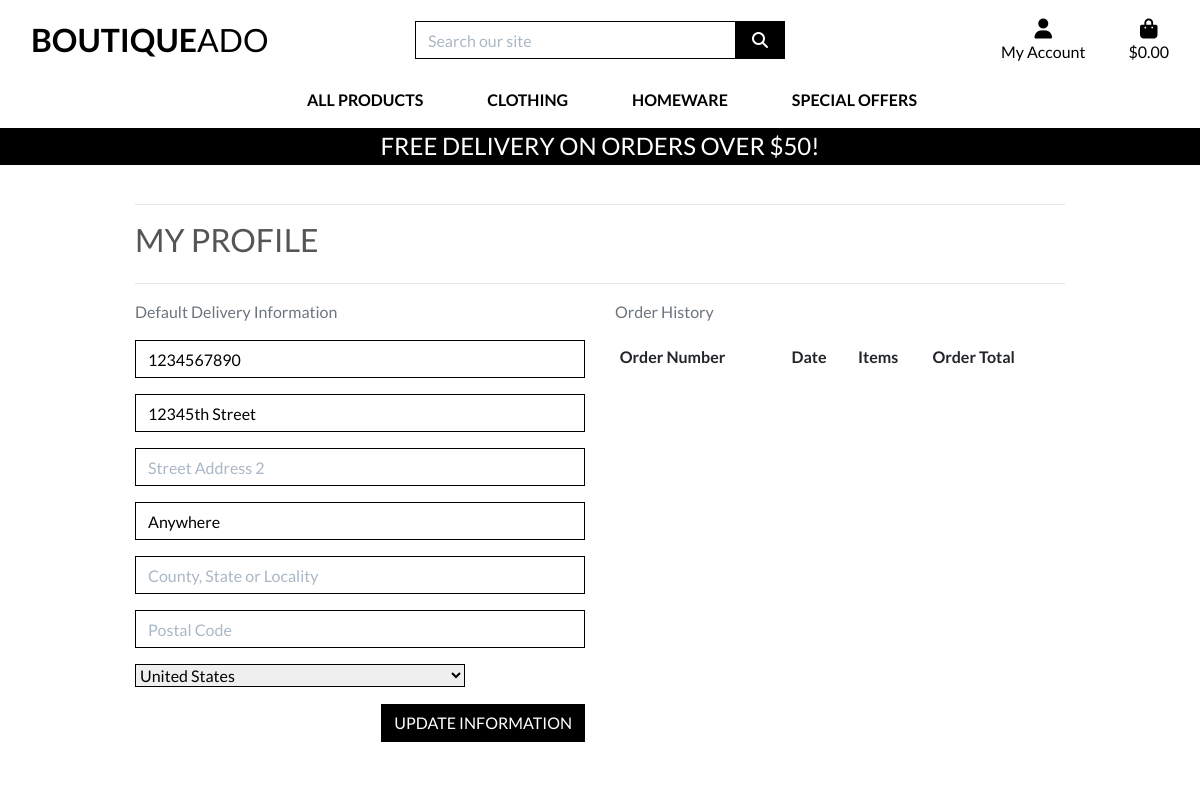
The page /profile/ (signed in) on the database as committed earlier.
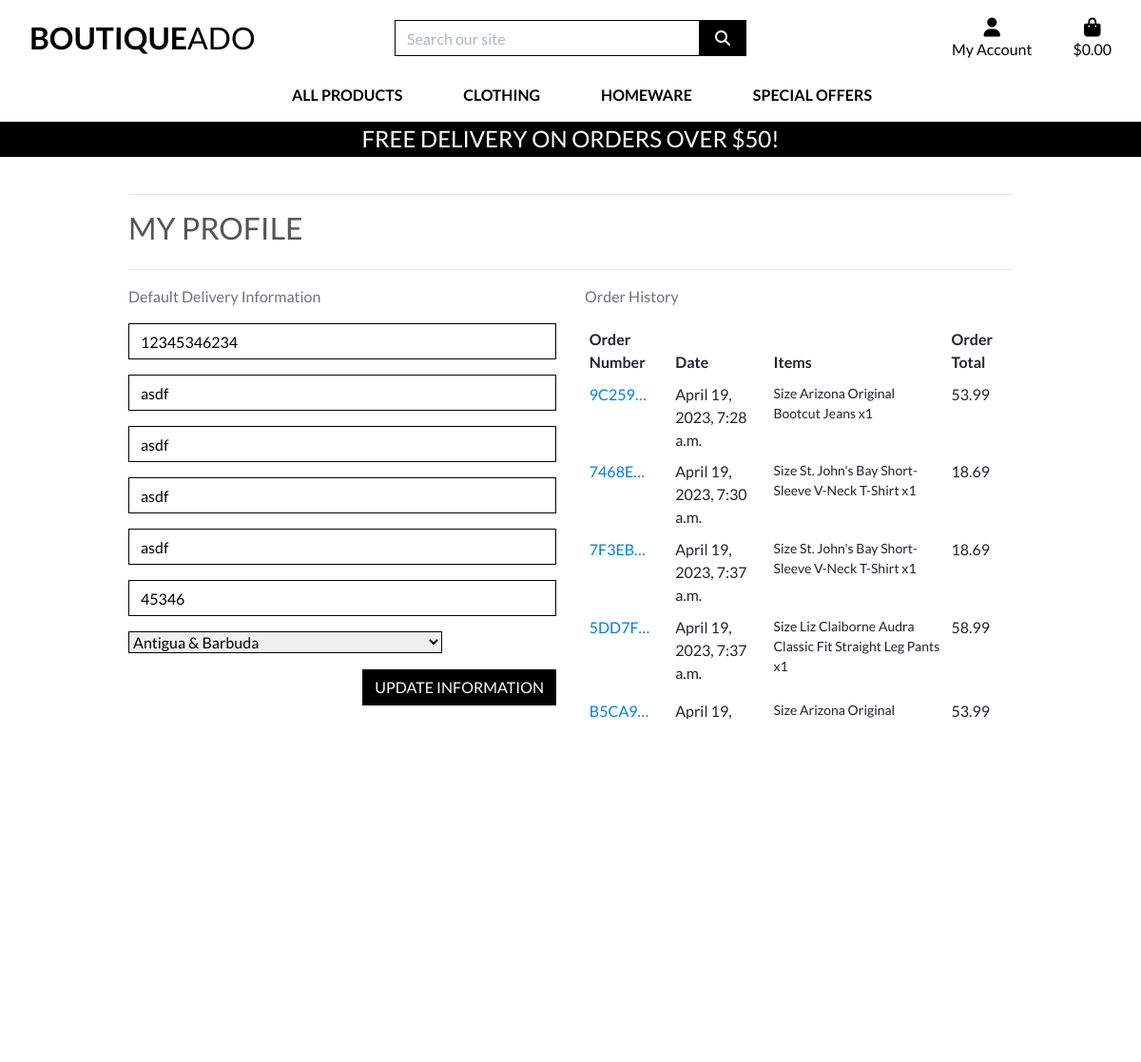
The same page on the database as committed later.
### profiles/models.py (models this page shows, shortened)
class UserProfile(models.Model):
    user = models.OneToOneField(User, on_delete=models.CASCADE)
    default_phone_number = models.CharField(max_length=20, null=True, blank=True)
    default_street_addres1 = models.CharField(max_length=80, null=True, blank=True)
    default_street_addres2 = models.CharField(max_length=80, null=True, blank=True)
    default_town_or_city = models.CharField(max_length=40, null=True, blank=True)
    default_county = models.CharField(max_length=80, null=True, blank=True)
    default_postcode = models.CharField(max_length=20, null=True, blank=True)
    default_country = CountryField(blank_label='Country', null=True, blank=True)

### checkout/models.py (models this page shows, shortened)
class Order(models.Model):
    order_number = models.CharField(max_length=32, null=False, editable=False)
    user_profile = models.ForeignKey(UserProfile, on_delete=models.SET_NULL, null=True, blank=True, related_name='orders')
    full_name = models.CharField(max_length=50, null=False, blank=False)
    email = models.EmailField(max_length=254, null=False, blank=False)
    phone_number = models.CharField(max_length=20, null=False, blank=False)
    country = CountryField(blank_label='Country *', null=False, blank=False)
    postcode = models.CharField(max_length=20, null=True, blank=True)
    town_or_city = models.CharField(max_length=40, null=False, blank=False)
    street_addres1 = models.CharField(max_length=80, null=False, blank=False)
    street_addres2 = models.CharField(max_length=80, null=True, blank=True)
    county = models.CharField(max_length=80, null=True, blank=True)
    date = models.DateTimeField(auto_now_add=True)
    delivery_cost = models.DecimalField(max_digits=6, decimal_places=2, null=False, default=0)
    order_total = models.DecimalField(max_digits=10, decimal_places=2, null=False, default=0)
    grand_total = models.DecimalField(max_digits=10, decimal_places=2, null=False, default=0)
    original_bag = models.TextField(null=False, blank=False, default='')
    stripe_pid = models.CharField(max_length=254, null=False, blank=False, default='')

class OrderLineItem(models.Model):
    order = models.ForeignKey(Order, null=False, on_delete=models.CASCADE, related_name='lineitems')
    product = models.ForeignKey(Product, null=False, blank=False, on_delete=models.CASCADE)
    product_size = models.CharField(max_length=2, null=True, blank=True)
    quantity = models.IntegerField(null=False, blank=False, default=0)
    lineitem_total = models.DecimalField(max_digits=6, decimal_places=2, null=False, blank=False, editable=False)

### products/models.py (models this page shows, shortened)
class Product(models.Model):
    category = models.ForeignKey('Category', null=True, blank=True, on_delete=models.SET_NULL)
    sku = models.CharField(max_length=254, null=True, blank=True)
    name = models.CharField(max_length=254)
    description = models.TextField()
    has_sizes = models.BooleanField(default=False, null=True, blank=True)
    price = models.DecimalField(max_digits=6, decimal_places=2)
    rating = models.DecimalField(max_digits=6, decimal_places=2, null=True, blank=True)
    image_url = models.URLField(max_length=1024, null=True, blank=True)
    image = models.ImageField(null=True, blank=True)

### profiles/views.py (the view)
# urls.py: path('profile/', include('profiles.urls')),
def profile(request):
    profile = get_object_or_404(UserProfile, user=request.user)
    if request.method == 'POST':
        form = UserProfileForm(request.POST, instance=profile)
        if form.is_valid():
            form.save()
            messages.success(request, 'Profile updated successfully')
    form = UserProfileForm(instance=profile)
    orders = profile.orders.all()
    template = 'profiles/profile.html'
    context = {
        'form': form,
        'orders': orders,
        'on_profile_page': True,
    }
    return render(request, template, context)

### profiles/forms.py
class UserProfileForm(forms.ModelForm):
    class Meta:
        model = UserProfile
        exclude = ('user',)
    def __init__(self, *args, **kwargs):
        super().__init__(*args, **kwargs)
        placeholders = {
            'default_phone_number': 'Phone Number',
            'default_postcode': 'Postal Code',
            'default_town_or_city': 'Town or City',
            'default_street_addres1': 'Street Address 1',
            'default_street_addres2': 'Street Address 2',
            'default_county': 'County, State or Locality',
        }
        self.fields['default_phone_number'].widget.attrs['autofocus'] = True
        for field in self.fields:
            if field != 'default_country':
                if self.fields[field].required:
                    placeholder = f'{placeholders[field]} *'
                else:
                    placeholder = placeholders[field]
                self.fields[field].widget.attrs['placeholder'] = placeholder
            self.fields[field].widget.attrs['class'] = 'border-black rounded-0 profile-form-input'
            self.fields[field].label = False

### bag/contexts.py (called while the page is built, shortened)
def bag_contents(request):
    bag_items = []
    total = 0
    product_count = 0
    bag = request.session.get('bag', {})
    if total < settings.FREE_DELIVERY_THRESHOLD:
        delivery = total * Decimal(settings.STANDARD_DELIVERY_PERCENTAGE / 100)
        free_delivery_delta = settings.FREE_DELIVERY_THRESHOLD - total
    else:
        delivery = 0
        free_delivery_delta = 0
    grand_total = delivery + total
    context = {
        'bag_items': bag_items,
        'total': total,
        'product_count': product_count,
        'delivery': delivery,
        'free_delivery_delta': free_delivery_delta,
        'free_delivery_threshold': settings.FREE_DELIVERY_THRESHOLD,
        'grand_total': grand_total,
    }
    return context

### profiles/templates/profiles/profile.html (shortened to what this page needs)
{% extends "base.html" %}
{% load static %}
{% block extra_css %}
    <link rel="stylesheet" href="{% static 'profiles/css/profile.css' %}">
{% endblock %}
{% block page_header %}
    <div class="container header-container">
    </div>
{% endblock %}
{% block content %}
    <div class="overlay"></div>
    <div class="container">
        <div class="row">
            <div class="col">
                <hr>
                <h2 class="logo-font mb-4">My Profile</h2>
                <hr>
            </div>
        </div>
        <div class="row">
            <div class="col-12 col-lg-6">
                <p class="text-muted">Default Delivery Information</p>
                <form action="{% url 'profile' %}" method="POST" class="mt-3" id="profile-update-form">
                    {{ form|crispy }}
                    <button class="btn btn-black rounded-0 text-uppercase float-right">Update Information</button>
                </form>
            </div>
            <div class="col-12 col-lg-6">
                <p class="text-muted">Order History</p>
                <div class="order-history table-responsive">
                    <table class="table table-sm table-borderless">
                        <thead>
                            <tr>
                                <th>Order Number</th>
                                <th>Date</th>
                                <th>Items</th>
                                <th>Order Total</th>
                            </tr>
                        </thead>
                        <tbody>
                            {% for order in orders %}
                                <tr>
                                    <td>
                                        <a href="{% url 'order_history' order.order_number %}"
                                        title="{{ order.order_number }}">
                                        {{ order.order_number|truncatechars:6 }}
                                        </a>
                                    </td>
                                    <td>{{ order.date }}</td>
                                    <td>
                                        <ul class="list-unstyled">
                                            {% for item in order.lineitems.all %}
                                                <li class="small">
                                                    {% if item.product.has_sizes %}
                                                        Size {{ item.product.size|upper}}
                                                    {% endif %}{{ item.product.name }} x{{ item.quantity }}
                                                </li>
                                            {% endfor %}
                                        </ul>
                                    </td>
                                    <td>{{ order.grand_total }}</td>
                                </tr>
                            {% endfor %}
                        </tbody>
                    </table>
                </div>
            </div>
        </div>
{% endblock %}

### templates/base.html (shortened to what this page needs)
{% load static %}
<!doctype html>
<html lang="en">
  <head>
    {% block corecss %}
        <link rel="stylesheet" href="https://cdn.jsdelivr.net/npm/bootstrap@4.6.2/dist/css/bootstrap.min.css">
        <link rel="stylesheet" href="{% static 'css/base.css' %}">
    {% endblock %}
    {% block extra_css %}
    {% endblock %}
  </head>
  <body>
    <header class="container-fluid fixed-top">
        <div class="row bg-white pt-lg-2 d-none d-lg-flex">
            <div class="col-12 col-lg-4 my-auto py-1 py-lg-0 text-center text-lg-left">
                <a href="{% url 'home' %}" class="nav-link main-logo-link">
                    <h2 class="logo-font text-black my-0"><strong>Boutique</strong>Ado</h2>
                </a>
            </div>
            <div class="col-12 col-lg-4 my-auto py-1 py-lg-0">
                <form method="GET" action="{% url 'products' %}">
                    <div class="input-group w-100">
                        <input class="form-control border border-black rounded-0" type="text" name="q" placeholder="Search our site">
                        <div class="input-group-append">
                            <button class="form-control btn btn-black border border-black rounded-0" type="submit">
                                <span class="icon">
                                    <i class="fas fa-search"></i>
                                </span>
                            </button>
                        </div>
                    </div>
                </form>
            </div>
            <div class="col-12 col-lg-4 my-auto py-1 py-lg-0">
                <ul class="list-inline list-unstyled text-center text-lg-right my-0">
                    <li class="list-inline-item dropdown">
                        <a class="text-black nav-link" href="#" id="user-options" data-toggle="dropdown" aria-haspopup="true" aria-expanded="false">
                            <div class="text-center">
                                <div><i class="fas fa-user fa-lg"></i></div>
                                <p class="my-0">My Account</p>
                            </div>
                        </a>
                    </li>
                    <li class="list-inline-item">
                        <a class="{% if grand_total %}text-info font-weight-bold{% else %}text-black{% endif %} nav-link" href="{% url 'view_bag' %}">
                            <div class="text-center">
                                <div><i class="fas fa-shopping-bag fa-lg"></i></div>
                                <p class="my-0">
                                    {% if grand_total %}
                                        ${{ grand_total|floatformat:2 }}
                                    {% else %}
                                        $0.00
                                    {% endif %}
                                </p>
                            </div>
                        </a>
                    </li>
                </ul>
            </div>
        </div>
        <div class="row bg-white">
            <nav class="navbar navbar-expand-lg navbar-light w-100">
                {% include 'includes/main-nav.html' %}
            </nav>
        </div>
        <div id="delivery-banner" class="row text-center">
            <div class="col bg-black text-white">
                <h4 class="logo-font my-1">Free delivery on orders over ${{ free_delivery_threshold }}!</h4>
            </div>
        </div>
    </header>
    {% block page_header %}
    {% endblock %}
    {% block content %}
    {% endblock %}
  </body>
</html>

### templates/includes/main-nav.html (shortened to what this page needs)
<div class="collapse navbar-collapse" id="main-nav">
    <ul class="navbar-nav w-auto mx-auto">
        <li class="nav-item dropdown">
            <a class="logo-font font-weight-bold nav-link text-black mr-5" href="#" id="all-products-link" data-toggle="dropdown" aria-haspopup="true" aria-expanded="false">
                All Products
            </a>
        </li>
        <li class="nav-item dropdown">
            <a class="logo-font font-weight-bold nav-link text-black mr-5" href="#" id="clothing-link" data-toggle="dropdown" aria-haspopup="true" aria-expanded="false">
                Clothing
            </a>
        </li>
        <li class="nav-item dropdown">
            <a class="logo-font font-weight-bold nav-link text-black mr-5" href="#" id="homeware-link" data-toggle="dropdown" aria-haspopup="true" aria-expanded="false">
                Homeware
            </a>
        </li>
        <li class="nav-item dropdown">
            <a class="logo-font font-weight-bold nav-link text-black" href="#" id="specials-link" data-toggle="dropdown" aria-haspopup="true" aria-expanded="false">
                Special Offers
            </a>
        </li>
    </ul>
</div>

### static/css/base.css (style rules this page uses)
html { height: 100%; }
body { background: url('/media/homepage_background_cropped.jpg') no-repeat center center fixed; background-size: cover; height: calc(100vh - 164px); color: #555; font-family: 'Lato'; }
.icon { align-items: center; display: inline-flex; justify-content: center; height: 1.5rem; width: 1.5rem; }
.logo-font { text-transform: uppercase; }
.main-logo-link { width: fit-content; }
.btn-black { background: black; color: white; }
.text-black { color: #000 !important; }
.border-black { border: 1px solid black !important; }
.bg-black { background: #000 !important; }
.overlay { height: 100%; width: 100%; top: 0; left: 0; position: fixed; background: white; z-index: -1; }
input[name='q']::placeholder { color: #aab7c4; }
@media (min-width: 1200px) { .container { max-width: 80%; } }
@media (min-width: 992px) { .header-container { padding-top: 164px; } }

### profiles/static/profiles/css/profile.css (style rules this page uses)
.order-history { max-height: 416px; overflow-y: auto; }
#profile-update-form .form-control { color: #000; }
#profile-update-form input::placeholder { color: #aab7c4; }
#id_default_country, #id_default_country option:not(:first-child) { color: #000; }

Rows that differ between the two databases and show on the page:
changed UserProfile: default_phone_number "1234567890" → "12345346234"; default_street_addres1 "12345th Street" → "asdf"; default_street_addres2 (not shown) → "asdf"; default_town_or_city "Anywhere" → "asdf"; default_county (not shown) → "asdf"; default_postcode (not shown) → "45346"; default_country "United States" → "Antigua & Barbuda"
added Order: order_number "9C259…", date "April 19, 2023, 7:28 a.m.", grand_total "53.99"
added OrderLineItem: product.name "Arizona Original Bootcut Jeans", quantity "1", shown under "9C259…"
added Order: order_number "7468E…", date "April 19, 2023, 7:30 a.m.", grand_total "18.69"
added OrderLineItem: product.name "St. John's Bay Short-Sleeve V-Neck T-Shirt", quantity "1", shown under "7468E…"
added Order: order_number "7F3EB…", date "April 19, 2023, 7:37 a.m.", grand_total "18.69"
added OrderLineItem: product.name "St. John's Bay Short-Sleeve V-Neck T-Shirt", quantity "1", shown under "7F3EB…"
added Order: order_number "5DD7F…", date "April 19, 2023, 7:37 a.m.", grand_total "58.99"
added OrderLineItem: product.name "Liz Claiborne Audra Classic Fit Straight Leg Pants", quantity "1", shown under "5DD7F…"
added Order: order_number "B5CA9…", date "April 19,…", grand_total "53.99"
added OrderLineItem: product.name "Arizona Original…", shown under "B5CA9…"
